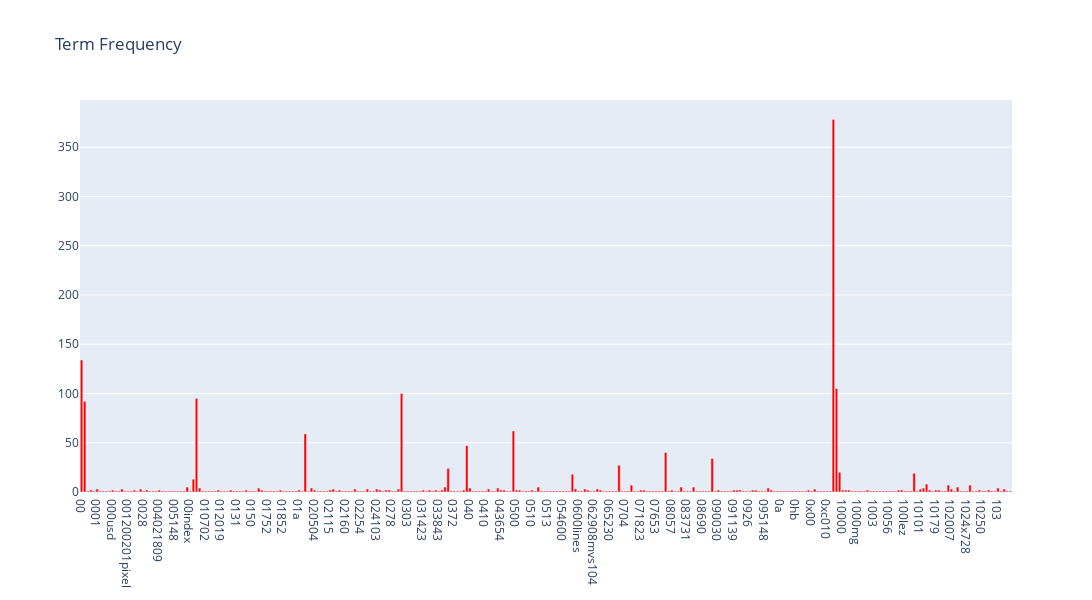

Source (notebook cell):
### Markdown cell above
### >>> **Exercise 13 (take home):**
If you want a nicer interactive visualization here, I would encourage you try to install and use plotly to achieve this.

### Code cell
# Answer here
import plotly.express as px
import plotly.graph_objects as go
from plotly.subplots import make_subplots

fig = make_subplots(rows=1, cols=1)
fig.add_trace(
    go.Bar(x=count_vect.get_feature_names_out()[:300],y=term_frequencies[:300], marker_color='red'),
    row=1,col=1  
)


fig.update_layout(legend=dict(
    orientation="h",
    yanchor="bottom",
    y=1.02,xanchor="right",x=1),
    height=600, width=3000, title_text="Term Frequency")
fig.show()

### Figure 1 — Plotly figure (JSON) as saved in the notebook; plotly's stock layout.template omitted (floating-point values rounded to 4 significant figures; data arrays with more than 128 entries replaced by an {"elided": "..."} marker saying what was removed)
{"data": [{"marker": {"color": "red"}, "type": "bar", "x": {"elided": "300 str values"}, "xaxis": "x", "y": {"elided": "300 int values"}, "yaxis": "y"}], "layout": {"height": 600, "legend": {"orientation": "h", "x": 1, "xanchor": "right", "y": 1.02, "yanchor": "bottom"}, "title": {"text": "Term Frequency"}, "width": 3000, "xaxis": {"anchor": "y", "domain": [0, 1]}, "yaxis": {"anchor": "x", "domain": [0, 1]}}}
